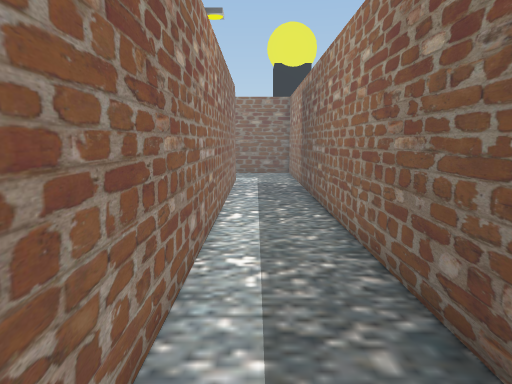
[1] (above)

17 first-person views from a walk through a Unity game level. The camera is 1.5 m above the floor, tilts 8° down and sees 70° across. The floor is counted in squares, 0.6 m on a side. Each view is taken from the middle of a square. On the plan, view 1 faces up. The plan holds only what a view shows up to about 20 squares ahead; the rest is blank. The place goes on beyond the plan. The player is left out.

[2]
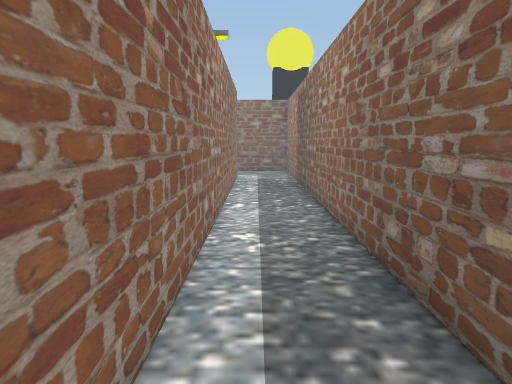

[3]
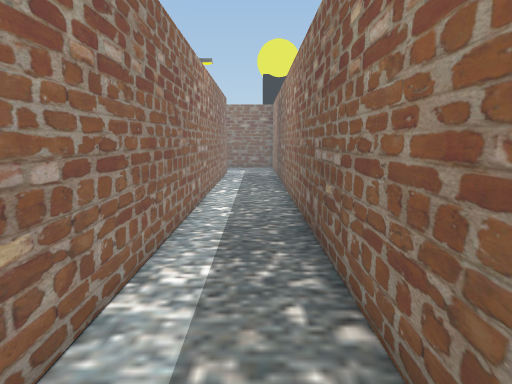

[4]
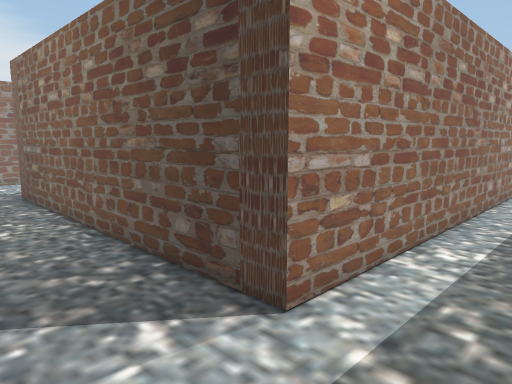

[5]
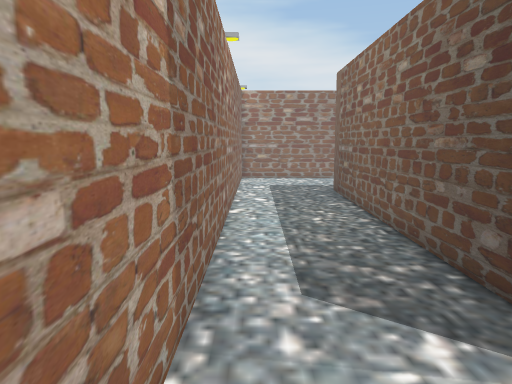

[6]
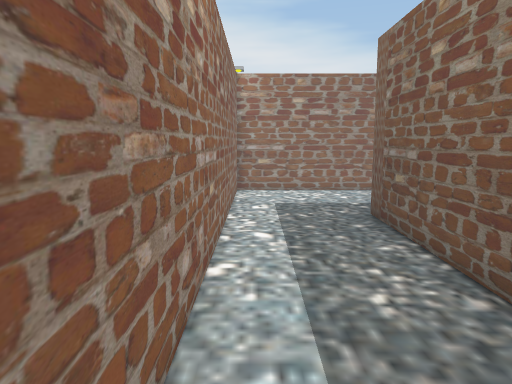

[7]
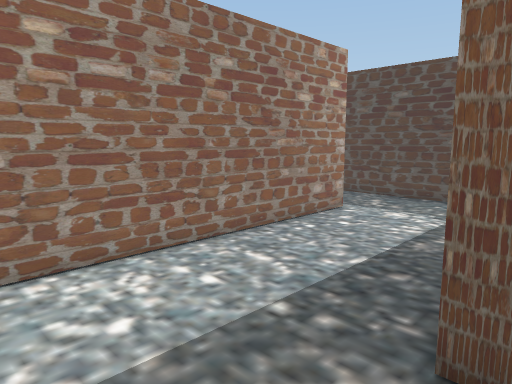

[8]
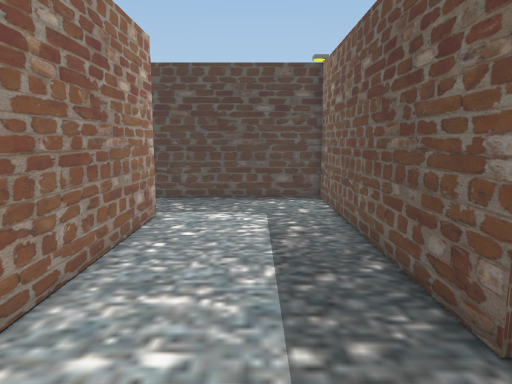

[9]
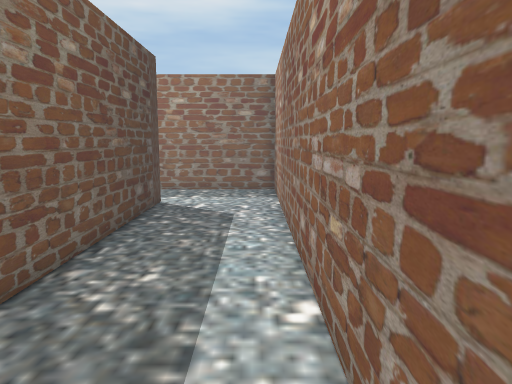

[10]
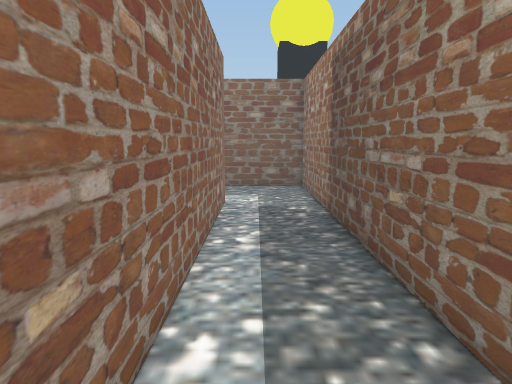

[11]
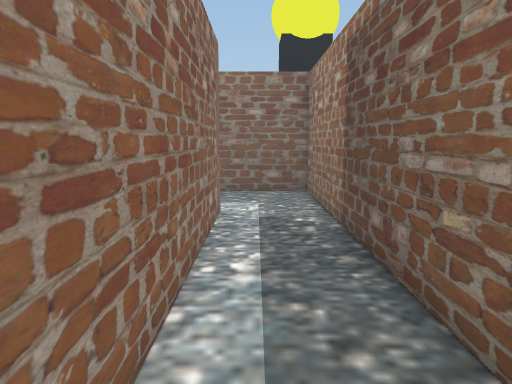

[12]
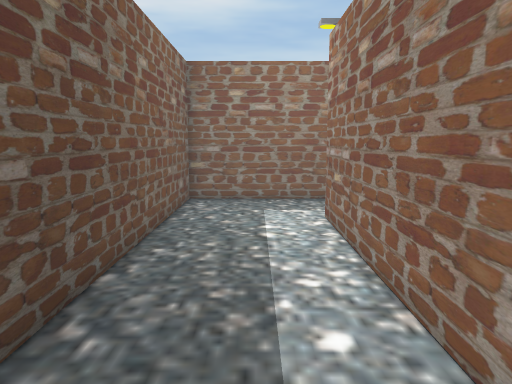

[13]
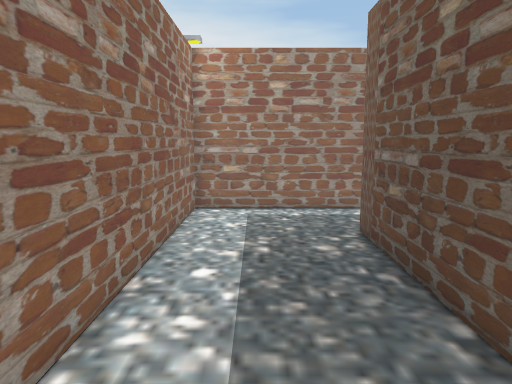

[14]
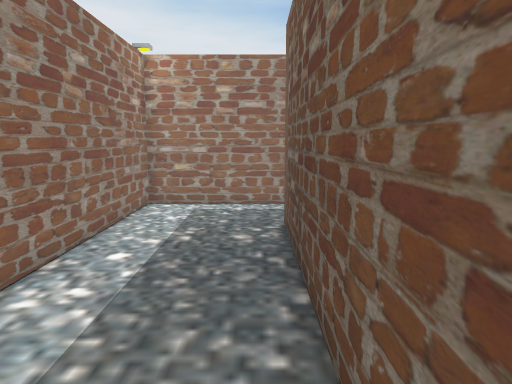

[15]
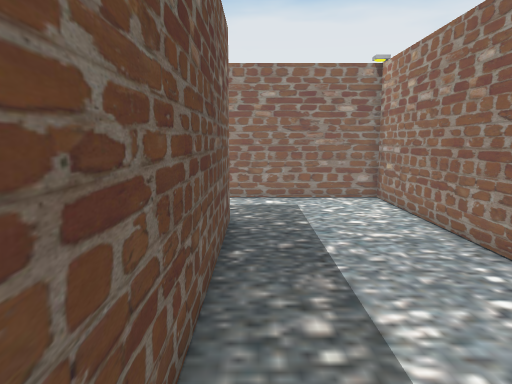

[16]
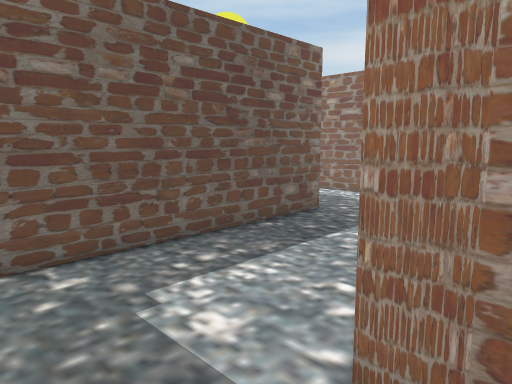

[17]
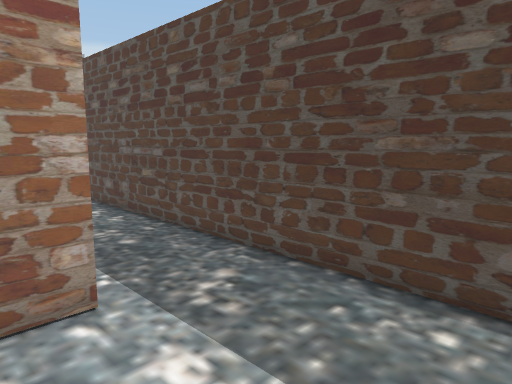

### Floor plan
Points are (right, up) in squares from view 1. A wall is a line through its corners. A room is listed if a view was taken in it or the views show most of it. See-through windows are left out.
Room 1 (views 1, 2, 3, 4, 5, 6, 7, 8, 9, 10, 11, 15, 16, 17)
walls: (2.5, -9) (2.5, 22.4); (-23.6, 4) (-22.3, 4) (-22.3, -8.9) (2.2, -8.9); (-1.3, 22.8) (-1.3, -4.1) (-16.2, -4.1) (-16.2, 7.8) (-26.5, 7.8)
ways out: opening at (1, 22) to room 2
Room 2 (views 12, 13, 14)
walls: (2.5, 22.4) (2.5, 27.9) (-11.9, 27.9); (-15.4, 28.5) (-15.4, 22.8) (-1.3, 22.8)
ways out: opening at (1, 22) to room 1
objects: other object (-2, 23)

Positions as (right, up) in squares from view 1, and headings:
1: (0, 0), facing up
2: (0, -2), facing up
3: (1, -6), facing up
4: (2, -8), facing up-left
5: (2, -8), facing left
6: (-4, -8), facing left
7: (-15, -8), facing up-left
8: (-19, -8), facing up
9: (-16, -8), facing right
10: (0, 8), facing up
11: (0, 10), facing up
12: (-13, 25), facing right
13: (-2, 25), facing left
14: (-1, 27), facing left
15: (-17, 7), facing down
16: (-24, 7), facing down-right
17: (-17, 2), facing up-left
